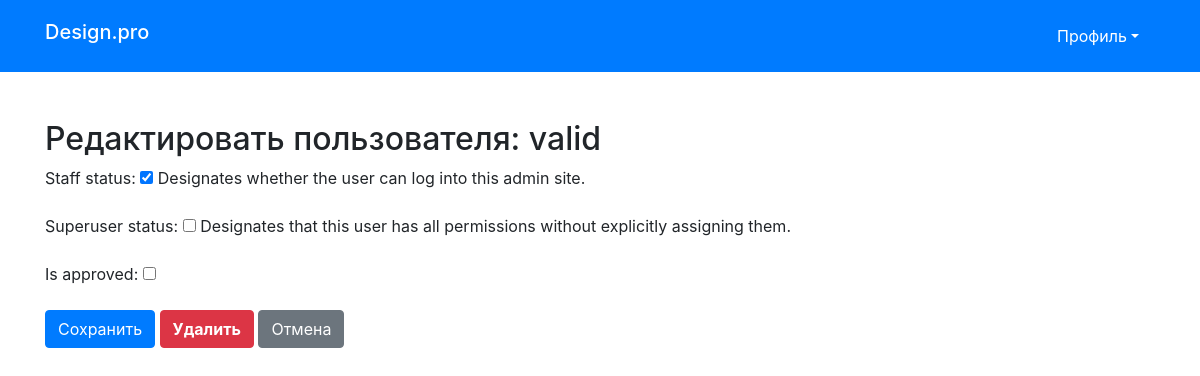
/catalog/user/edit/2/ (signed in), run on an earlier commit of the app's database.
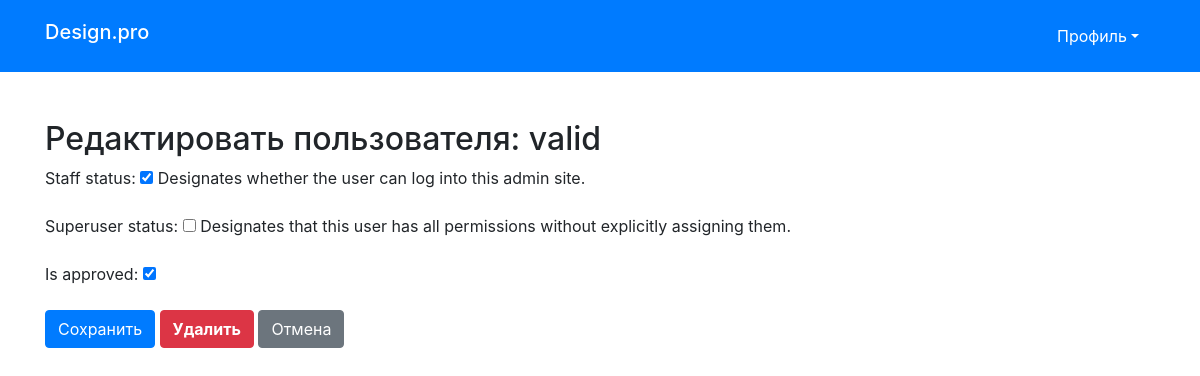
And on a later commit of the database.
### catalog/models.py (models this page shows, shortened)
class User(AbstractUser):
    username = models.CharField(max_length=200, verbose_name='Имя пользователя', unique=True)
    first_name = models.CharField(max_length=200, verbose_name='Имя')
    last_name = models.CharField(max_length=200, verbose_name='Фамилия')
    patronymic = models.CharField(max_length=200, verbose_name='Отчество')
    email = models.EmailField(max_length=200, verbose_name='Email', unique=True)
    password = models.CharField(max_length=200, verbose_name='Пароль')
    is_approved = models.BooleanField(default=False)
    USERNAME_FIELD = 'username'

### catalog/views.py (the view)
# urls.py: path('user/edit/<int:pk>/', UserEditView.as_view(), name='edit_user'),
class UserEditView(LoginRequiredMixin, PermissionRequiredMixin, UpdateView):
    model = User
    form_class = UserEditForm
    template_name = 'catalog/edit_user.html'  # Убедитесь, что путь к шаблону правильный
    success_url = reverse_lazy('all_users')  # Перенаправление после успешного редактирования
    permission_required = 'catalog.can_edit_status'  # Убедитесь, что у вас есть соответствующее разрешение
    def get_context_data(self, **kwargs):
        context = super().get_context_data(**kwargs)
        context['user'] = self.get_object()  # Передаем пользователя в контекст
        return context

### catalog/forms.py
class UserEditForm(forms.ModelForm):
    class Meta:
        model = User
        fields = ['is_staff', 'is_superuser', 'is_approved']

### catalog/templates/catalog/edit_user.html (shortened to what this page needs)
{% extends "basic.html" %}
{% block content %}
<div class="container mt-5">
    <h2>Редактировать пользователя: {{ user.username }}</h2>
    <form method="post">
        {{ form.as_p }}
        <button type="submit" class="btn btn-primary">Сохранить</button>
        <a href="{% url 'delete_user' object.id %}" class="btn btn-danger font-weight-bold">Удалить</a>
        <a href="{% url 'all_users' %}" class="btn btn-secondary">Отмена</a>
    </form>
</div>
{% endblock %}

What changed in the data, as far as the page shows it:
changed User "valid": is_approved "☐" → "☑"
